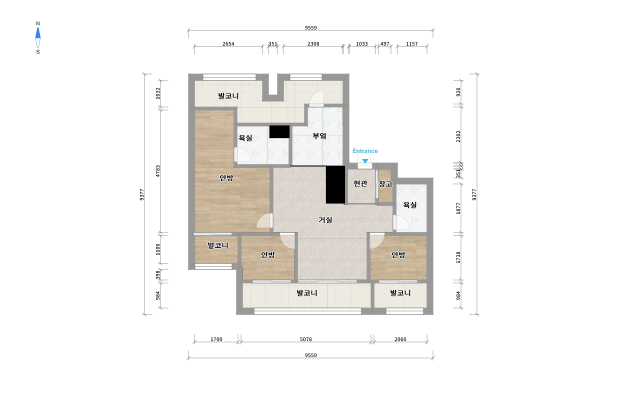
#> input picture .omo/evidence/apartment-accuracy-20261001/beonyeong/source.jpg, 1242 x 828 px, found by its file name (shown at 1/2 size)
$ python crop_source.py
#> lines starting #> are read from the running program, lines starting #| are printed output that depends on the picture
#!/usr/bin/env python3
from pathlib import Path

from PIL import Image


repo = Path(__file__).resolve().parents[4]
source = repo / ".omo/evidence/apartment-next-residual-20261003/replay/paired-lane-a-final/p30_3FO3TOWE773J/source.jpg"
output = Path(__file__).resolve().parent

with Image.open(source) as image:
#> image is the input picture: PIL image 1242x828 RGB; mean R, G, B 244.2, 243, 241
    assert image.size == (1242, 828)
    crop = image.crop((480, 155, 680, 290))
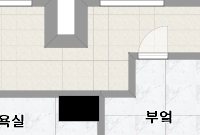
#> crop: PIL image 200x135 RGB; mean R, G, B 215.5, 214.3, 210.7
    crop.save(output / "entrance-source-crop-x480-680-y155-290.png")
    crop.resize((800, 540), Image.Resampling.NEAREST).save(
        output / "entrance-source-crop-x480-680-y155-290-4x.png"
    )
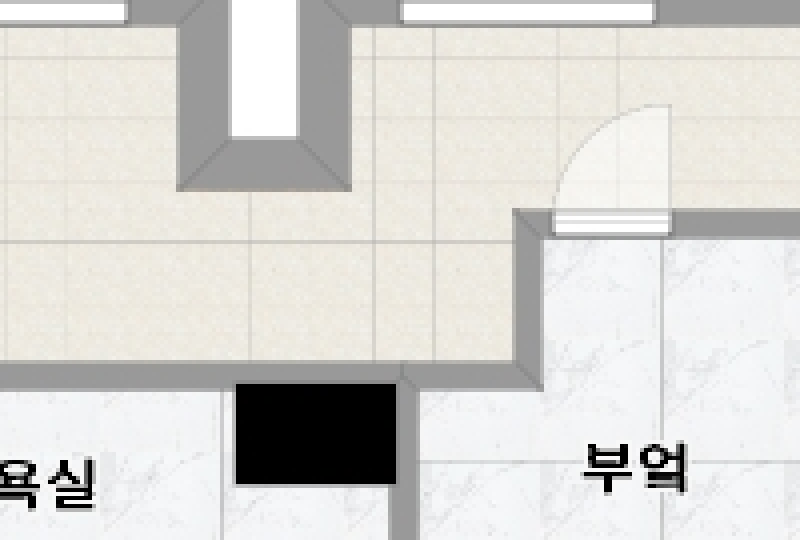
#> saved as entrance-source-crop-x480-680-y155-290-4x.png: PIL image 800x540 RGB; mean R, G, B 215.5, 214.3, 210.7
    opening = image.crop((510, 190, 635, 285))
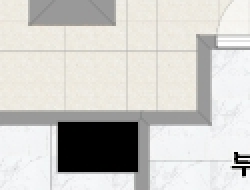
#> opening: PIL image 125x95 RGB (shown 2 times larger); mean R, G, B 204, 202.8, 199.3
    opening.save(output / "entrance-opening-x510-635-y190-285.png")
    opening.resize((1000, 760), Image.Resampling.NEAREST).save(
        output / "entrance-opening-x510-635-y190-285-8x.png"
    )
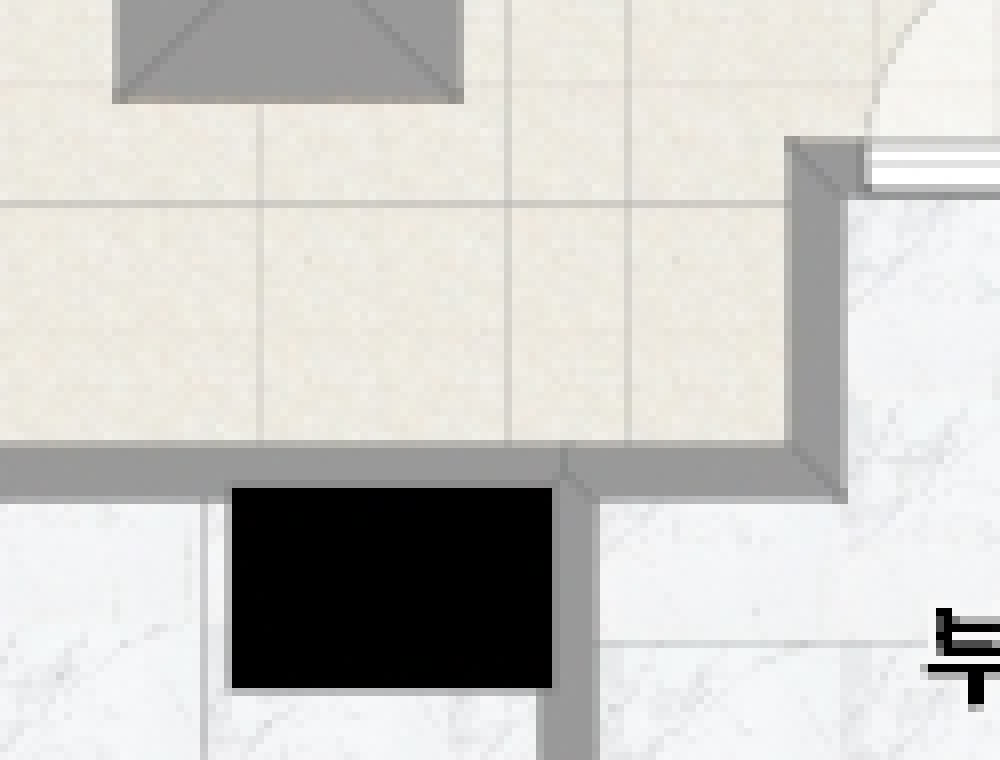
#> saved as entrance-opening-x510-635-y190-285-8x.png: PIL image 1000x760 RGB; mean R, G, B 204, 202.8, 199.3
